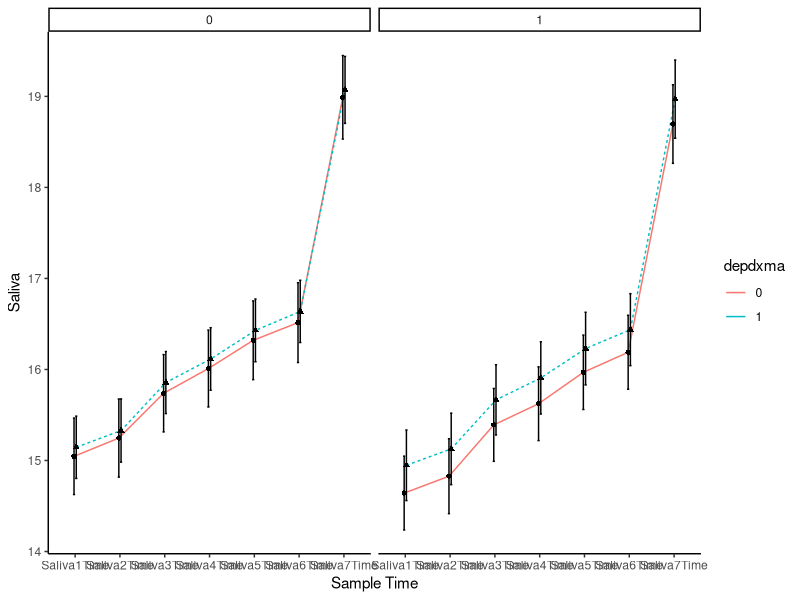
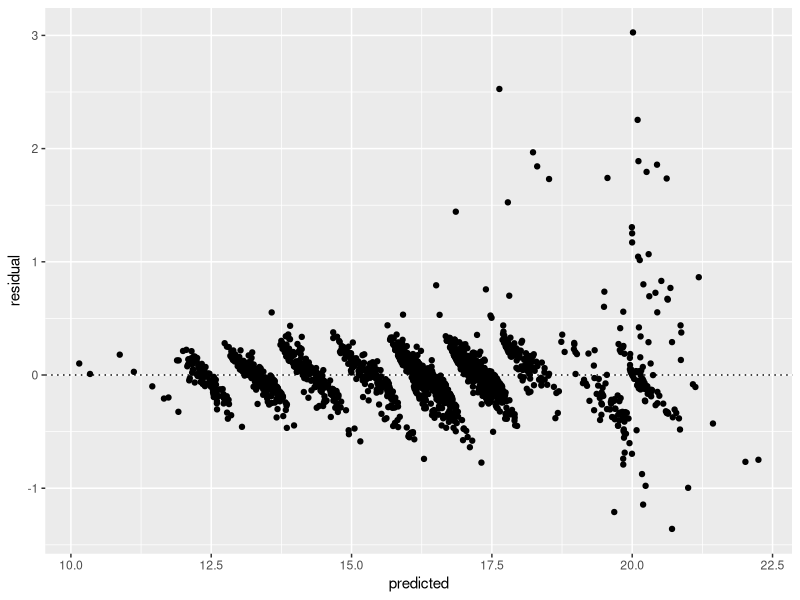
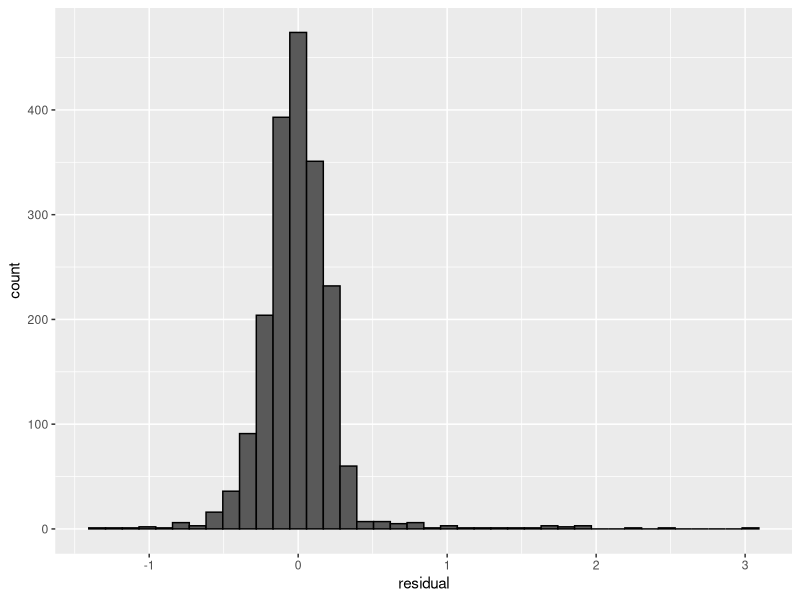
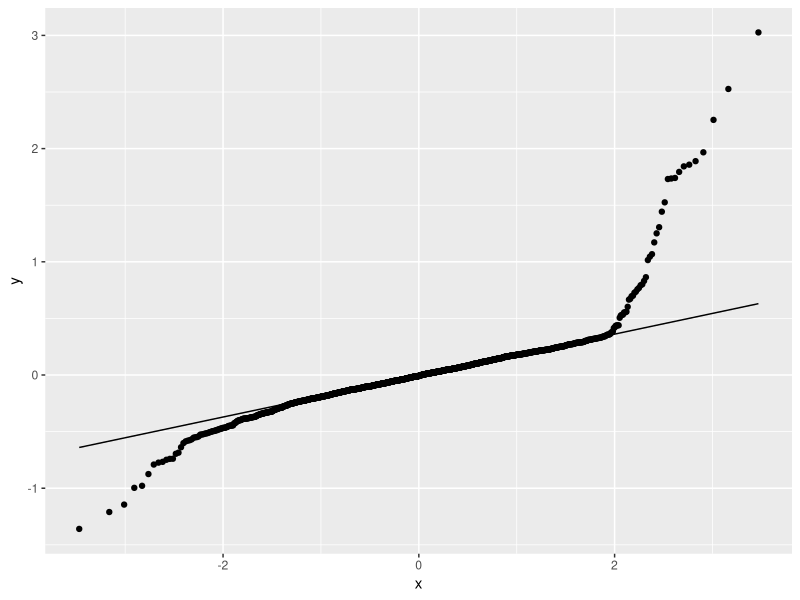
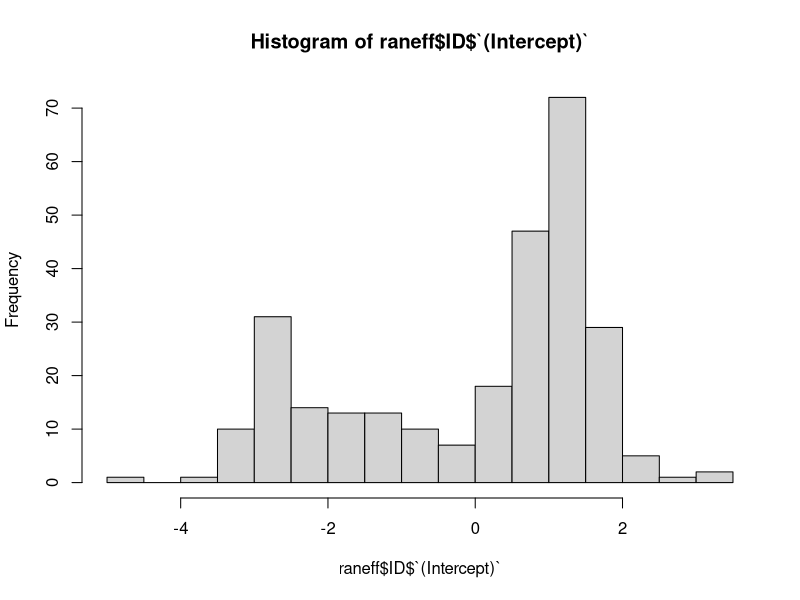

The R source for these figures, in order:
## ---- chunk 1
knitr::opts_chunk$set(echo = TRUE)
## ---- chunk 2
library(foreign)
library(tidyverse)
library(lme4)

data <- read.spss("Data/CEDS_Archived.sav", to.data.frame=TRUE)
## ---- chunk 3
#Select variables
data_selected<- data %>% select(ID, depdxma, Saliva1Time, Saliva2Time, Saliva3Time, Saliva4Time, Saliva5Time, Saliva6Time, Saliva7Time, Saliva1done, Saliva2done, Saliva3done, Saliva4done, Saliva5done, Saliva6done, Saliva7done, GENDER) %>% mutate(ID = as.factor(ID))

#Re-code gender - male = 0, female = 1

data_recoded<- data_selected %>% mutate(GENDER = recode(GENDER, "male" = "0", "female" = "1")) %>% mutate(Gender = as.factor(GENDER))

#Check missing data/ remove

data_check<- data_recoded %>% filter(Saliva1done == "yes" & Saliva2done == "yes" & Saliva3done == "yes" & Saliva4done == "yes" & Saliva5done == "yes" & Saliva6done == "yes" & Saliva7done == "yes")

#Create time and saliva variables

data_gathered<- data_check %>% gather(Time, Saliva, Saliva1Time:Saliva7Time)%>%filter(Saliva1done == "yes" & Saliva2done == "yes" & Saliva3done == "yes" & Saliva4done == "yes" & Saliva5done == "yes" & Saliva6done == "yes" & Saliva7done == "yes")%>% select(ID, depdxma, Time, Saliva, Gender)%>% filter(depdxma=="1" | depdxma == "0") %>% mutate(Time = as.factor(Time)) #filter only those that completed all samples and then select only the relevant columns.

## ---- chunk 4
summary <-  data_gathered %>% group_by(Time, depdxma, Gender) %>%
  summarise(n=n(),
            mean=mean(Saliva, na.rm = T),
            sd=sd(Saliva, na.rm = T),
            se=sd/sqrt(n),
            lower=mean-se*1.96,
            upper=mean+se*1.96)
summary

ggplot(summary, aes(x = Time, y = mean, group = depdxma)) +
  geom_line(aes(lty = as.character(depdxma), color = depdxma),
            position = position_dodge(width = 0.1)) +
  geom_errorbar(aes(ymax = upper, ymin = lower), width = 0.1,
                position = position_dodge(width = 0.1)) +
  geom_point(aes(shape = as.character(depdxma)),
             position = position_dodge(width = 0.1)) +
  guides(lty = "none", shape = "none")+
  theme_classic()+
  labs(x="Sample Time",y="Saliva")+
  facet_wrap(~Gender)
## ---- chunk 5
#assign contrast codes

contrasts(data_gathered$Time) <- contr.poly(7) #polynomial contrast codes 

mod <- afex::mixed(Saliva ~ Time*depdxma + (depdxma|ID), data=data_gathered, check_contrasts = FALSE) #andrea suggested to add random slopes of time to see how slopes vary.
summary(mod)
mod #significant effect of time, non-significant interaction term

mod2<- lme4::lmer(Saliva ~ Time + (1|ID), data=data_gathered)
summary(mod2)

#Test assumptions of linear mixed effects models

tdat <- data.frame(predicted=predict(mod$full_model), residual = residuals(mod$full_model))

ggplot(tdat,aes(x=predicted,y=residual)) + geom_point() + geom_hline(yintercept=0, lty=3)

ggplot(tdat,aes(x=residual)) + geom_histogram(bins=40, color="black")

ggplot(tdat,aes(sample=residual)) + stat_qq() + stat_qq_line()

raneff <- lme4::ranef(mod$full_model)

hist(raneff$ID$`(Intercept)`, breaks=15) #random effect of participant normal
